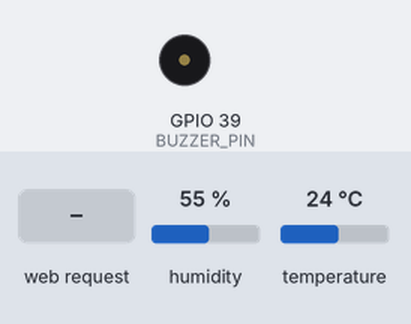
Bench run of a sketch on a simulated ESP32. On the bench: buzzer (waves = sounding, pin HIGH). The test bench sets the inputs (shaded band); at power-on: humidity 55 %, temperature 24 °C. WiFi joins after 1.5 s; servers stay silent unless stated; what the sketch prints to the serial monitor is not drawn.

Above: at 4.7 s.
4.8 s: HTTP request GET /buzzer/on received
At 5.7 s:
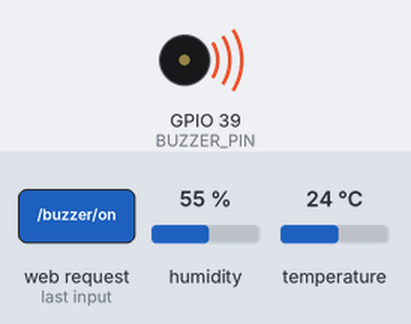
7.8 s: HTTP request GET /buzzer/off received
At 9.2 s:
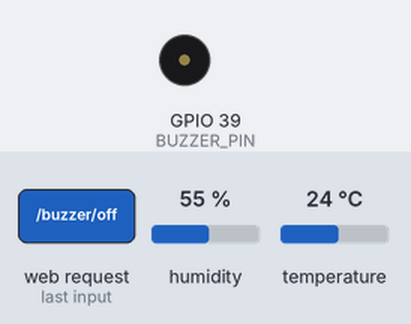
Timing chart, 0 to 10.8 s (numbered marks = the images above; inputs shaded):
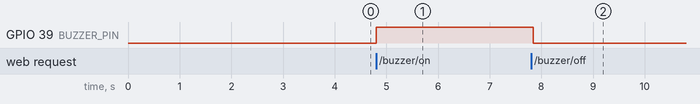

Measured:
- after the input at 4.8 s, GPIO 39 (BUZZER_PIN): LOW → HIGH at once
- after the input at 7.8 s, GPIO 39 (BUZZER_PIN): HIGH → LOW at once

The sketch:

Temp_Buzz.ino
```cpp
#include <WiFi.h>
#include <DHT.h>

#define DHT_PIN 24
#define DHT_TYPE DHT22
#define BUZZER_PIN 39

char ssid[]     = "BharathsIphone";
char password[] = "12345678";

WiFiServer server(80);
DHT dht(DHT_PIN, DHT_TYPE);

// Global variables for sensor readings
float currentTemperature = 0.0;
float currentHumidity = 0.0;
unsigned long lastSensorRead = 0;
const unsigned long SENSOR_INTERVAL = 2000; // Read sensor every 2 seconds
bool sensorReadingValid = false;

bool buzzerOn = false;

void setup() {
  Serial.begin(9600);
  dht.begin();

  pinMode(BUZZER_PIN, OUTPUT);
  digitalWrite(BUZZER_PIN, LOW);  // buzzer off initially

  WiFi.begin(ssid, password);
  while (WiFi.status() != WL_CONNECTED) {
    delay(500);
    Serial.print(".");
  }

  Serial.println();
  Serial.print("WiFi connected. IP address: ");
  Serial.println(WiFi.localIP());
  server.begin();

  // Initial sensor reading
  delay(2000); // Wait for sensor to stabilize
  readSensor();
}

void readSensor() {
  float temp = dht.readTemperature();
  float humid = dht.readHumidity();

  if (!isnan(temp) && !isnan(humid)) {
    currentTemperature = temp;
    currentHumidity = humid;
    sensorReadingValid = true;

    Serial.print("Sensor Reading - Temp: ");
    Serial.print(currentTemperature);
    Serial.print(" °C, Humidity: ");
    Serial.print(currentHumidity);
    Serial.println(" %");
  } else {
    sensorReadingValid = false;
    Serial.println("Failed to read from DHT sensor!");
  }
}

void loop() {
  unsigned long currentTime = millis();

  // Read sensor at regular intervals
  if (currentTime - lastSensorRead >= SENSOR_INTERVAL) {
    readSensor();
    lastSensorRead = currentTime;
  }

  WiFiClient client = server.available();
  if (client) {
    String req = client.readStringUntil('\r');
    client.read(); // consume newline
    Serial.println("Request: " + req);

    if (req.indexOf("GET /sensor") != -1) {
      // Send sensor JSON - use the same readings that were printed to serial
      Serial.print("Sending to client - Temp: ");
      Serial.print(currentTemperature);
      Serial.print(" °C, Humidity: ");
      Serial.print(currentHumidity);
      Serial.println(" %");

      if (!sensorReadingValid) {
        client.println("HTTP/1.1 500 Internal Server Error");
        client.println("Content-Type: application/json");
        client.println("Connection: close");
        client.println();
        client.println("{\"error\":\"Sensor read failed\"}");
      } else {
        String json = "{\"temperature\":";
        json += String(currentTemperature, 2);
        json += ",\"humidity\":";
        json += String(currentHumidity, 2);
        json += ",\"buzzer\":";
        json += buzzerOn ? "true" : "false";
        json += "}";

        client.println("HTTP/1.1 200 OK");
        client.println("Content-Type: application/json");
        client.println("Access-Control-Allow-Origin: *");
        client.println("Connection: close");
        client.println();
        client.println(json);
      }

    } else if (req.indexOf("GET /buzzer/on") != -1) {
      buzzerOn = true;
      digitalWrite(BUZZER_PIN, HIGH);
      Serial.println("Buzzer turned ON");

      client.println("HTTP/1.1 200 OK");
      client.println("Content-Type: application/json");
      client.println("Access-Control-Allow-Origin: *");
      client.println("Connection: close");
      client.println();
      client.println("{\"status\":\"Buzzer turned ON\",\"buzzer\":true}");

    } else if (req.indexOf("GET /buzzer/off") != -1) {
      buzzerOn = false;
      digitalWrite(BUZZER_PIN, LOW);
      Serial.println("Buzzer turned OFF");

      client.println("HTTP/1.1 200 OK");
      client.println("Content-Type: application/json");
      client.println("Access-Control-Allow-Origin: *");
      client.println("Connection: close");
      client.println();
      client.println("{\"status\":\"Buzzer turned OFF\",\"buzzer\":false}");

    } else if (req.indexOf("GET /") != -1) {
      // Enhanced web page with auto-refresh
      client.println("HTTP/1.1 200 OK");
      client.println("Content-Type: text/html");
      client.println("Connection: close");
      client.println();
      client.println("<!DOCTYPE html>");
      client.println("<html><head>");
      client.println("<title>DHT22 Sensor Control</title>");
      client.println("<meta name='viewport' content='width=device-width, initial-scale=1'>");
      client.println("<style>");
      client.println("body { font-family: Arial, sans-serif; margin: 20px; }");
      client.println("h1 { color: #333; }");
      client.println(".reading { font-size: 1.2em; margin: 10px 0; }");
      client.println(".button { padding: 10px 20px; margin: 10px; text-decoration: none; background: #007bff; color: white; border-radius: 5px; }");
      client.println(".button:hover { background: #0056b3; }");
      client.println(".status { font-weight: bold; }");
      client.println("</style>");
      client.println("</head>");
      client.println("<body>");
      client.println("<h1>DHT22 Sensor & Buzzer Control</h1>");

      if (sensorReadingValid) {
        client.println("<div class='reading'>🌡️ Temperature: " + String(currentTemperature, 2) + " °C</div>");
        client.println("<div class='reading'>💧 Humidity: " + String(currentHumidity, 2) + " %</div>");
      } else {
        client.println("<div class='reading'>❌ Sensor reading failed</div>");
      }

      client.println("<div class='reading status'>🔊 Buzzer: " + String(buzzerOn ? "ON" : "OFF") + "</div>");
      client.println("<hr>");
      client.println("<a href='/buzzer/on' class='button'>Turn Buzzer ON</a>");
      client.println("<a href='/buzzer/off' class='button'>Turn Buzzer OFF</a>");
      client.println("<br><br>");
      client.println("<a href='/sensor' class='button'>Get JSON Data</a>");
      client.println("<br><br>");
      client.println("<button onclick='location.reload()' class='button'>Refresh</button>");
      client.println("</body></html>");
    } else {
      client.println("HTTP/1.1 404 Not Found");
      client.println("Connection: close");
      client.println();
    }

    client.stop();
    Serial.println("Client disconnected");
  }

  delay(50); // Reduced delay for better responsiveness
}
```
